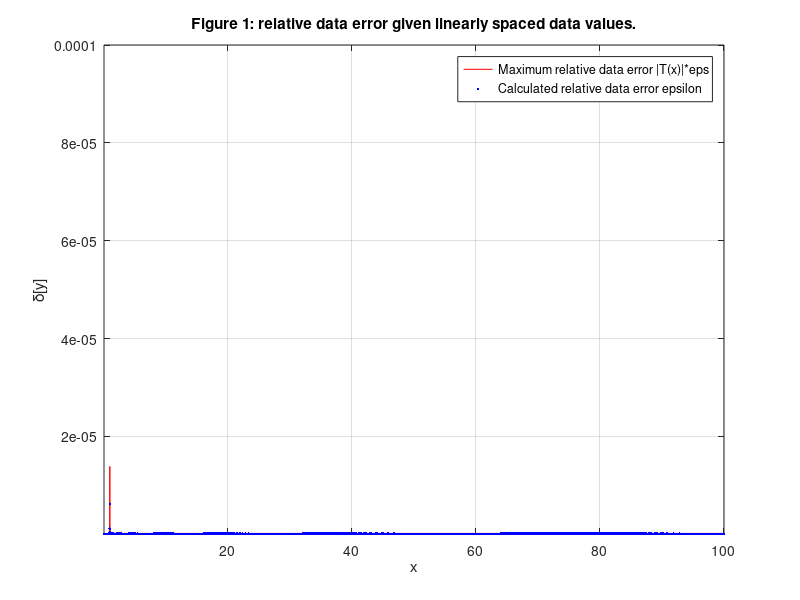

The MATLAB source for this figure: (Note: this script raises an error after producing the figure.)
% TASK 2
% Start of script. clear any remaining variables from previous script runs.
clear

% Number of samples used for testing (number of elements of the data vector).
N =5000
% initializing vectors of data:
% x:  vector of linearly spaced data values.
% xl: vector of logarithmically spaced data values.
x = linspace(10^-2, 10^2, N);
xl = logspace(-2, 2, N);

% initialization of error corrupted data vectors. Data corruption is done
% by converting from "double" representaion (default in MATLAB), to "single" representation.
x_err = double(single(x));
xl_err = double(single(xl));

% Defining functions f(x) and T(x). f(x) is the function given originally in the
% assignment A description. It is the function for which we are interested
% in finding the coefficient of data error propogation T(x). T(X) was
% derived in task 1 of assignment A.
f = @(x) (atan(x)./x.^2) - x.^3;
T = @(x) (x./(1+x.^2) -2*atan(x) -3*x.^5)./(atan(x)-x.^5);

% Calculating the vector of non-error-corrupted values of the
% results of f(x) (here named y), as well as the vector of error-corrupted
% values of f(x) (here named y_err). The conversion of y_err to the "double"
% representation is done so both variables are of the same type (it is not
% necessary but is rather done for convenience. It does not reverse the effect of 
% converting to the "single" representation). All the operations mentioned
% are here done for the vector of linearly spaced data values x.
y = f(x);
y_err = f(x_err);

% The same set of operations as the last step, but here done for the vector
% of logarithmically spaced data values xl.
yl = f(xl);
yl_err = f(xl_err);

% Calulating the relative error in the result using the definition for
% relative error. dy is the error in y_err, dyl is the error in yl_err. The
% reason for taking the absolute value of the error is because we are
% interested only in the error magnitude.
dy = abs((y_err-y)./y);
dyl = abs((yl_err-yl)./yl);

% Calculating the maximum relative error due to rounding (the division by
% two here is becuase the built-in eps returns the minimum space between
% two consecutive numbers, which is twice the maximum error due to rounding.
epssin = eps("single")/2;

% Calculating the vector containing N samples of the function describing 
% the maxinum possible relative error approximation. t is the vector of samples 
% given the linearly spaced data values, tl is the vector of samples given the
% logarithmically spaced data values.
t = abs(T(x))*epssin;
tl = abs(T(xl))*epssin;

% Code for the generation of figure 1.
figure(1);
plot(x,t,"r-");
hold on;grid on
axis([0.01,100,-inf,1e-4])
plot(x,dy,"b.");
xlabel('x');
ylabel('\delta[y]');
legend("Maximum relative data error |T(x)|*eps","Calculated relative data error \epsilon")
title("Figure 1: relative data error given linearly spaced data values.")
yscale log;hold off;

% Code for the generation of figure 2.
figure(2);
loglog(xl, tl, 'r-');
hold on;grid on;
loglog(xl, dyl, ".b");
xlabel('x');
ylabel('\delta[y]');
legend("Maximum relative data error |T(x)|*eps","Calculated relative data error \epsilon")
title("Figure 2: relative data error given logarithmically spaced data values.")
hold off;
%% 
% 
% 
%